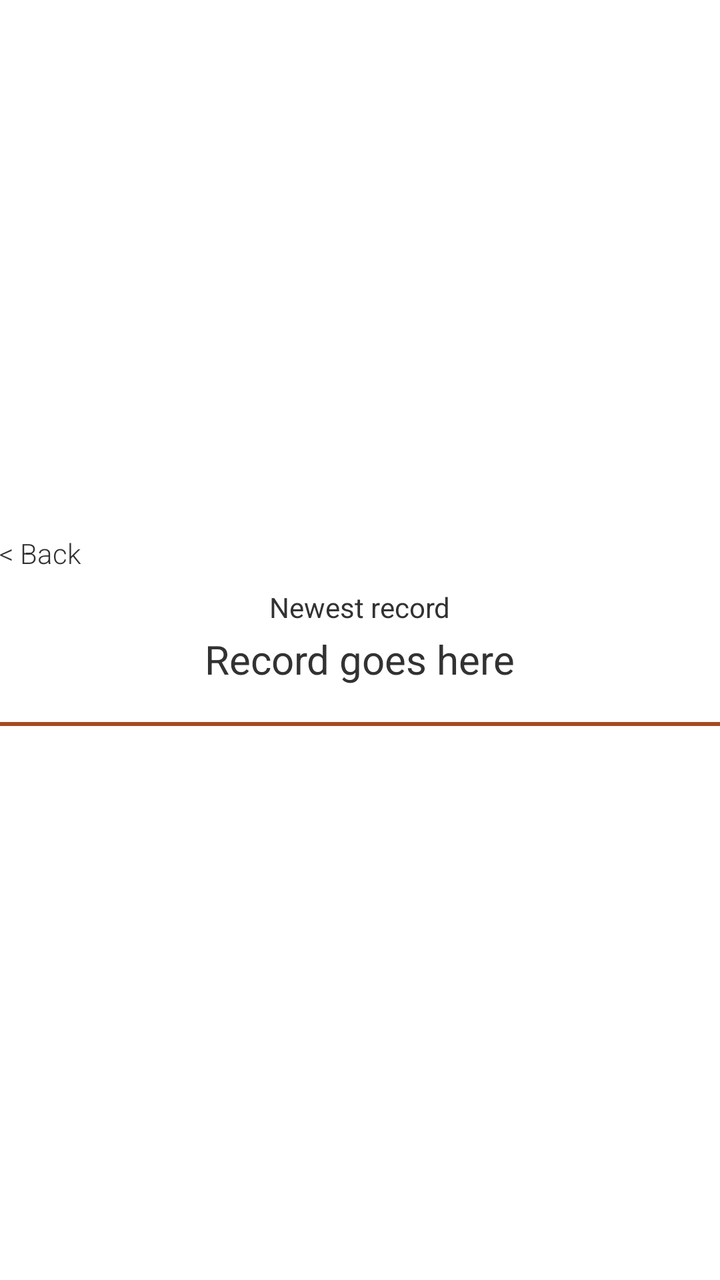
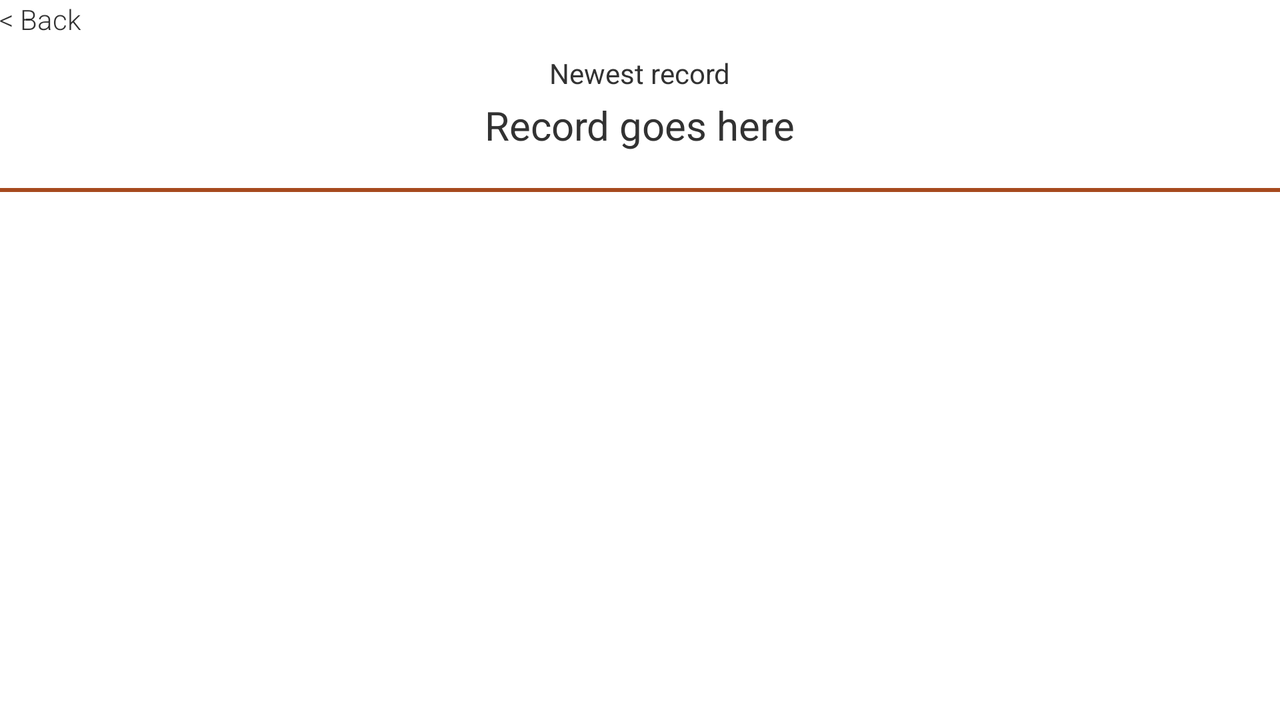

An Android layout and its configuration variant, each rendered on a device that would load it. The default file and the variant file are quoted in full after the pictures.
<!-- AndroidManifest.xml: application theme AppTheme -->
<!-- res/layout/activity_stockrecord.xml -->
<?xml version="1.0" encoding="utf-8"?>
<RelativeLayout xmlns:android="http://schemas.android.com/apk/res/android"
    android:layout_width="match_parent"
    android:layout_height="match_parent"
    android:gravity="center"
    android:orientation="vertical"
    android:paddingBottom="@dimen/activity_vertical_margin"
    android:paddingLeft="@dimen/activity_horizontal_margin"
    android:paddingRight="@dimen/activity_horizontal_margin"
    android:paddingTop="@dimen/activity_vertical_margin" >
    
    <TextView
        android:id="@+id/stockrecord_back"
        android:layout_width="wrap_content"
        android:layout_height="wrap_content"
        android:layout_alignParentTop="true"
        android:layout_gravity="left"
        android:clickable="true"
        android:fontFamily="sans-serif-light"
        android:onClick="switchActivity_Main"
        android:text="&lt; Back"
        android:textColorLink="@color/dark_chocolate" />

    <TextView
        android:id="@+id/stockrecord_newest"
        android:layout_width="wrap_content"
        android:layout_height="wrap_content"
        android:layout_below="@id/stockrecord_back"
        android:layout_centerHorizontal="true"
        android:layout_marginBottom="3dp"
        android:paddingTop="8dp"
        android:text="Newest record" />

    <TextView
        android:id="@+id/newSR"
        android:layout_width="wrap_content"
        android:layout_height="wrap_content"
        android:layout_below="@id/stockrecord_newest"
        android:layout_centerHorizontal="true"
        android:layout_marginBottom="10dp"
        android:clickable="true"
        android:onClick="getNewest"
        android:paddingBottom="8dp"
        android:text="Record goes here"
        android:textSize="20sp" />
    
       

   	<View
   	    android:id="@+id/hr"
   	    android:layout_width="fill_parent"
   	    android:layout_height="2dp"
   	    android:layout_below="@id/newSR"
   	    android:layout_marginBottom="10dp"
   	    android:background="@color/toast" />

    <ListView
        android:id="@android:id/list"
        android:layout_width="match_parent"
        android:layout_height="wrap_content"
        android:layout_below="@id/hr"
        android:text="Hello" />

</RelativeLayout>
<!-- resources referenced by this layout -->
<resources>
  <color name="dark_chocolate">#260E00</color>
  <color name="toast">#A64A1E</color>
  <style name="AppTheme" parent="AppBaseTheme">
      	<item name="android:windowActionBar">false</item>
      	<item name="android:windowNoTitle">true</item>
          	
      </style>
  <style name="AppBaseTheme" parent="android:Theme.Light">
          
          <item name="android:windowActionBar">false</item>
      	<item name="android:windowNoTitle">true</item>
      </style>
</resources>
<!-- res/layout-land/activity_stockrecord.xml (the repository's variant of the layout above) -->
<!-- drawn on the phone turned sideways -->
<?xml version="1.0" encoding="utf-8"?>
<LinearLayout xmlns:android="http://schemas.android.com/apk/res/android"
    android:layout_width="match_parent"
    android:layout_height="match_parent"
    android:gravity="center"
    android:orientation="vertical"
    android:paddingBottom="@dimen/activity_vertical_margin"
    android:paddingLeft="@dimen/activity_horizontal_margin"
    android:paddingRight="@dimen/activity_horizontal_margin"
    android:paddingTop="@dimen/activity_vertical_margin" >
    
    <TextView
        android:id="@+id/stockrecord_back"
        android:layout_width="wrap_content"
        android:layout_height="wrap_content"
        android:layout_gravity="left"
        android:clickable="true"
        android:fontFamily="sans-serif-light"
        android:onClick="switchActivity_Main"
        android:text="&lt; Back"
        android:textColorLink="@color/dark_chocolate" />

    <TextView
        android:id="@+id/stockrecord_newest"
        android:layout_width="wrap_content"
        android:layout_height="wrap_content"
        android:layout_marginBottom="3dp"
        android:paddingTop="8dp"
        android:text="Newest record" />

    <TextView
        android:id="@+id/newSR"
        android:layout_width="wrap_content"
        android:layout_height="wrap_content"
        android:layout_marginBottom="10dp"
        android:clickable="true"
        android:onClick="getNewest"
        android:paddingBottom="8dp"
        android:text="Record goes here"
        android:textSize="20sp" />
    
       

   	<View
   	    android:id="@+id/hr"
   	    android:layout_width="fill_parent"
   	    android:layout_height="2dp"
   	    android:layout_marginBottom="10dp"
   	    android:background="@color/toast" />

   <ListView
        android:id="@android:id/list"
        android:layout_width="match_parent"
        android:layout_height="fill_parent"
        android:layout_below="@id/hr"
        android:text="Hello" />


</LinearLayout>
